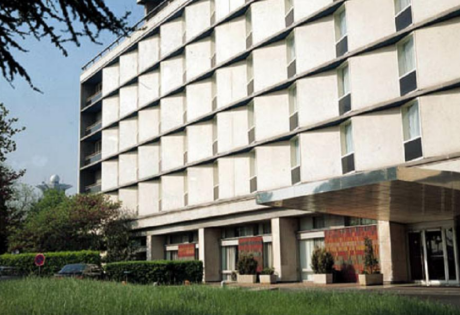
//> input picture Lab07/building1.png, 460 x 315 px
$ ./Hough-skeleton   (built with g++ and OpenCV 4)
//> lines starting //> are read from the running program, lines starting //| are printed output that depends on the picture
// opencv_test.cpp : Defines the entry point for the console application.
//

#include "windows.h"
//#include "stdafx.h"
#include <opencv2/opencv.hpp>
#include "opencv2/highgui.hpp"
#include <iostream>
#include <string>


using namespace cv;
using namespace std;

int main() {

	Mat src = imread("building1.png", CV_LOAD_IMAGE_COLOR);
//> src is the input picture: 315 rows x 460 cols, CV_8UC3; mean B, G, R 133.8, 143.5, 143
	Mat dst, color_dst;

	// check for validation
	if (!src.data) {
		printf("Could not open\n");
		return -1;
	}

	Canny(src, dst, 50, 200, 3);
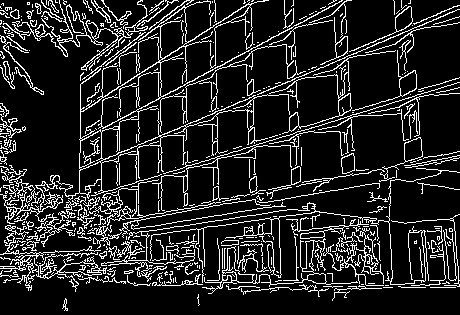
//> dst: 315 rows x 460 cols, CV_8UC1; 14.4% white in thin lines or dots
	cvtColor(dst, color_dst, COLOR_GRAY2BGR);
//> color_dst: 315 rows x 460 cols, CV_8UC3; 14.4% white in thin lines or dots

	//Standard Hough transform (using 'HoughLines')
	//imshow("Canny", color_dst);
#if 1
	std::cout << "1" << endl;
	vector<Vec2f> lines;
	//Fill this line
	cv::HoughLines(dst, lines, 1, CV_PI / 180, 100, 0, 0);
//> lines = 531 lines (rho, theta), first 12: [187, 1.17], [213, 1.27], [161, 1.08], [184, 1.17], [189, 1.15], [243, 1.36], [239, 1.38], [233, 1.4], [260, 1.47], [253, 1.54], [217, 1.27], [138, 0]
	for (size_t i = 0; i < lines.size(); i++)
	{
		float rho = lines[i][0];
		float theta = lines[i][1];
		double a = cos(theta), b = sin(theta);
		double x0 = a*rho, y0 = b*rho;
		Point pt1(cvRound(x0 + 1000 * (-b)), cvRound(y0 + 1000 * (a)));
		Point pt2(cvRound(x0 - 1000 * (-b)), cvRound(y0 - 1000 * (a)));
//> (the run ends here: the program stops with an error, at `line(color_dst, pt1, pt2, Scalar(0, 0, 255), 0.5, 8);`)
